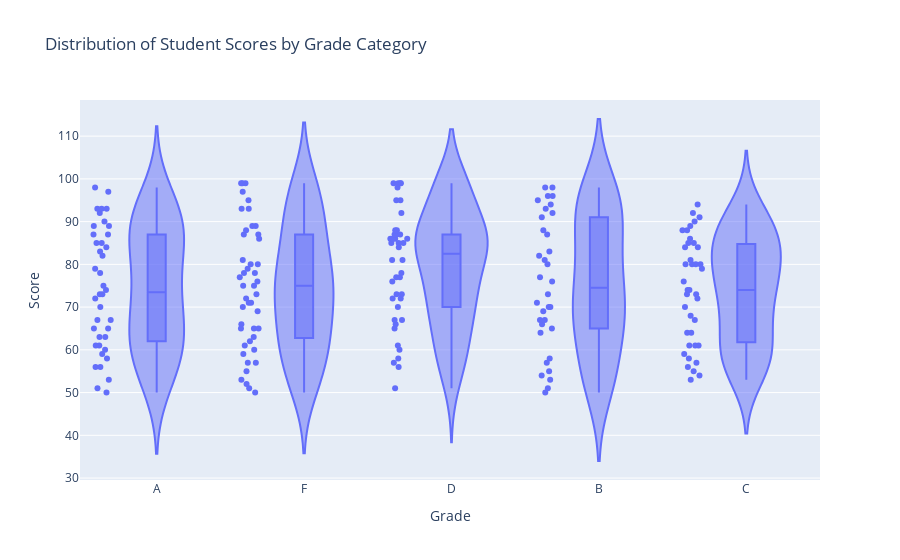

Notebook code for this chart:
### Code cell
# 2. Using the Student Grades, create a violin plot to display the distribution of scores across different grade categories.

np.random.seed(15)
data = {
    'Grade': np.random.choice(['A', 'B', 'C', 'D', 'F'], 200),
    'Score': np.random.randint(50, 100, 200)
}
df = pd.DataFrame(data)

fig = px.violin(df, y='Score', x='Grade', box=True, points="all", 
                title="Distribution of Student Scores by Grade Category")


fig.show()

### Figure 1 — Plotly figure (JSON) as saved in the notebook; plotly's stock layout.template omitted (floating-point values rounded to 4 significant figures; data arrays with more than 128 entries replaced by an {"elided": "..."} marker saying what was removed)
{"data": [{"alignmentgroup": "True", "box": {"visible": true}, "hovertemplate": "Grade=%{x}<br>Score=%{y}<extra></extra>", "legendgroup": "", "marker": {"color": "#636efa"}, "name": "", "offsetgroup": "", "orientation": "v", "points": "all", "scalegroup": "True", "showlegend": false, "type": "violin", "x": {"elided": "200 str values"}, "x0": " ", "xaxis": "x", "y": {"elided": "200 int values"}, "y0": " ", "yaxis": "y"}], "layout": {"legend": {"tracegroupgap": 0}, "title": {"text": "Distribution of Student Scores by Grade Category"}, "violinmode": "group", "xaxis": {"anchor": "y", "domain": [0, 1], "title": {"text": "Grade"}}, "yaxis": {"anchor": "x", "domain": [0, 1], "title": {"text": "Score"}}}}
